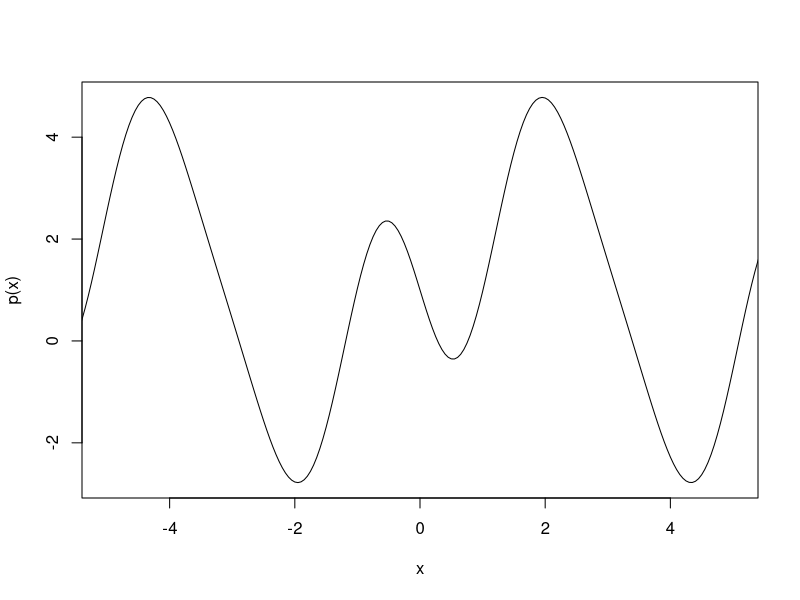
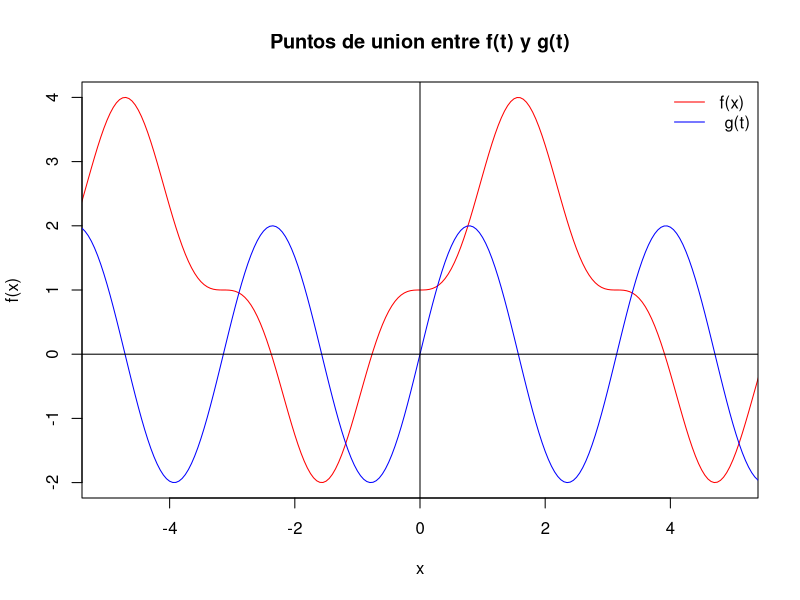

Source code (R) for these figures, in order:

library(pracma)
f =  function(x){
  
  return(3*sin(x)^3 - -1)
}

g = function(x){
  return(4*sin(x)*cos(x))
}

p = function(x){
  
  return( f(x) - g(x))
}

x =  seq(-10,10, by =(0.05))

plot(x,p(x), type = 'l',xlim = c(-5,5))
plot(x ,f(x), col = "red",type = 'l',xlim = c(-5,5), main = "Puntos de union entre f(t) y g(t)")
lines(x,g(x),col= "blue")

legend("topright",col=c("red","blue"),legend =c("f(x)"," g(t)"), lwd=1, bty = "n")
abline(h = 0 ,v = 0)
r = newton(p,x0= 0,maxiter = 300,tol= 1e-16)
cat("El valor de x es ",r$root,"\n","el valor de  f(x):",f(r$root),'\n',"el valor de  g(x):",g(r$root))

